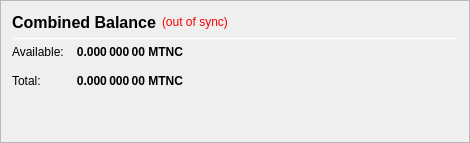
                   <widget class="QFrame" name="frame_CombinedBalances">
                    <property name="enabled">
                     <bool>true</bool>
                    </property>
                    <property name="minimumSize">
                     <size>
                      <width>470</width>
                      <height>0</height>
                     </size>
                    </property>
                    <property name="frameShape">
                     <enum>QFrame::StyledPanel</enum>
                    </property>
                    <property name="frameShadow">
                     <enum>QFrame::Raised</enum>
                    </property>
                    <layout class="QVBoxLayout" name="verticalLayout_5">
                     <item>
                      <layout class="QHBoxLayout" name="horizontalLayout_5" stretch="0,0,0">
                       <item>
                        <widget class="QLabel" name="label_5z">
                         <property name="minimumSize">
                          <size>
                           <width>0</width>
                           <height>20</height>
                          </size>
                         </property>
                         <property name="font">
                          <font>
                           <pointsize>12</pointsize>
                           <weight>75</weight>
                           <bold>true</bold>
                          </font>
                         </property>
                         <property name="toolTip">
                          <string>Combined Balance (including unconfirmed and immature coins)</string>
                         </property>
                         <property name="text">
                          <string>Combined Balance</string>
                         </property>
                        </widget>
                       </item>
                       <item>
                        <widget class="QLabel" name="labelWalletStatus">
                         <property name="cursor">
                          <cursorShape>WhatsThisCursor</cursorShape>
                         </property>
                         <property name="toolTip">
                          <string>The displayed information may be out of date. Your wallet automatically synchronizes with the MTNC network after a connection is established, but this process has not completed yet.</string>
                         </property>
                         <property name="styleSheet">
                          <string notr="true">QLabel { color: red; }</string>
                         </property>
                         <property name="text">
                          <string notr="true">(out of sync)</string>
                         </property>
                         <property name="alignment">
                          <set>Qt::AlignLeading|Qt::AlignLeft|Qt::AlignVCenter</set>
                         </property>
                        </widget>
                       </item>
                       <item>
                        <spacer name="horizontalSpacer_1">
                         <property name="orientation">
                          <enum>Qt::Horizontal</enum>
                         </property>
                         <property name="sizeHint" stdset="0">
                          <size>
                           <width>40</width>
                           <height>20</height>
                          </size>
                         </property>
                        </spacer>
                       </item>
                      </layout>
                     </item>
                     <item>
                      <widget class="Line" name="line_CombinedBalance">
                       <property name="minimumSize">
                        <size>
                         <width>0</width>
                         <height>1</height>
                        </size>
                       </property>
                       <property name="maximumSize">
                        <size>
                         <width>16777215</width>
                         <height>1</height>
                        </size>
                       </property>
                       <property name="orientation">
                        <enum>Qt::Horizontal</enum>
                       </property>
                      </widget>
                     </item>
                     <item>
                      <layout class="QGridLayout" name="gridLayout_3">
                       <property name="spacing">
                        <number>12</number>
                       </property>
                       <item row="1" column="0">
                        <widget class="QLabel" name="labelBalanceTextz">
                         <property name="text">
                          <string>Available:</string>
                         </property>
                        </widget>
                       </item>
                       <item row="1" column="1">
                        <widget class="QLabel" name="labelBalancez">
                         <property name="font">
                          <font>
                           <weight>75</weight>
                           <bold>true</bold>
                          </font>
                         </property>
                         <property name="cursor">
                          <cursorShape>IBeamCursor</cursorShape>
                         </property>
                         <property name="toolTip">
                          <string>Your current spendable balance</string>
                         </property>
                         <property name="text">
                          <string notr="true">0.000 000 00 MTNC</string>
                         </property>
                         <property name="alignment">
                          <set>Qt::AlignRight|Qt::AlignTrailing|Qt::AlignVCenter</set>
                         </property>
                         <property name="textInteractionFlags">
                          <set>Qt::LinksAccessibleByMouse|Qt::TextSelectableByKeyboard|Qt::TextSelectableByMouse</set>
                         </property>
                        </widget>
                       </item>
                       <item row="2" column="0">
                        <widget class="QLabel" name="labelTotalTextz">
                         <property name="text">
                          <string>Total:</string>
                         </property>
                        </widget>
                       </item>
                       <item row="2" column="1">
                        <widget class="QLabel" name="labelTotalz">
                         <property name="font">
                          <font>
                           <weight>75</weight>
                           <bold>true</bold>
                          </font>
                         </property>
                         <property name="cursor">
                          <cursorShape>IBeamCursor</cursorShape>
                         </property>
                         <property name="toolTip">
                          <string>Total Balance, including all unavailable coins.</string>
                         </property>
                         <property name="text">
                          <string notr="true">0.000 000 00 MTNC</string>
                         </property>
                         <property name="alignment">
                          <set>Qt::AlignRight|Qt::AlignTrailing|Qt::AlignVCenter</set>
                         </property>
                         <property name="textInteractionFlags">
                          <set>Qt::LinksAccessibleByMouse|Qt::TextSelectableByKeyboard|Qt::TextSelectableByMouse</set>
                         </property>
                        </widget>
                       </item>
                       <item row="2" column="3">
                        <spacer name="horizontalSpacer_2">
                         <property name="orientation">
                          <enum>Qt::Horizontal</enum>
                         </property>
                         <property name="sizeHint" stdset="0">
                          <size>
                           <width>40</width>
                           <height>20</height>
                          </size>
                         </property>
                        </spacer>
                       </item>
                      </layout>
                     </item>
                     <item>
                      <spacer name="verticalSpacer_1">
                       <property name="orientation">
                        <enum>Qt::Vertical</enum>
                       </property>
                       <property name="sizeHint" stdset="0">
                        <size>
                         <width>20</width>
                         <height>40</height>
                        </size>
                       </property>
                      </spacer>
                     </item>
                    </layout>
                   </widget>
